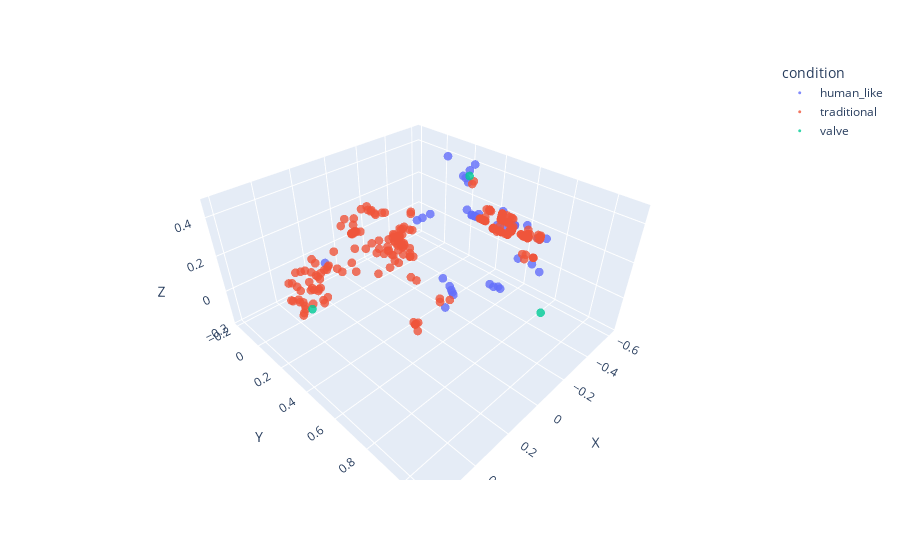

The notebook cell saved with this chart:
### Code cell
print(len(human_like_collision))
print(len(traditional_collision))
human_like_df = pd.DataFrame(human_like_collision)
human_like_df.columns=["X","Y","Z"]
human_like_df["condition"] = "human_like"
traditional_df = pd.DataFrame(traditional_collision)
traditional_df.columns=["X","Y","Z"]
traditional_df["condition"] = "traditional"
valve_df = pd.DataFrame({'X': [-0.4878,0.0344,0.5996], 'Y':[0.3056,1.0998,0.4914], 'Z':[0.4008,0.2957,0.2871]})
valve_df["condition"] = "valve"
total_df = pd.concat([human_like_df,traditional_df,valve_df],ignore_index=True)

fig = px.scatter_3d(total_df, x='X', y='Y', z='Z',
            color='condition',color_continuous_scale=px.colors.sequential.Viridis, opacity=0.8)
fig.update_traces(marker_size = 3)
fig.show()

### Figure 1 — Plotly figure (JSON) as saved in the notebook; plotly's stock layout.template omitted (floating-point values rounded to 4 significant figures; data arrays with more than 128 entries replaced by an {"elided": "..."} marker saying what was removed)
{"data": [{"hovertemplate": "condition=human_like<br>X=%{x}<br>Y=%{y}<br>Z=%{z}<extra></extra>", "legendgroup": "human_like", "marker": {"color": "#636efa", "opacity": 0.8, "size": 3, "symbol": "circle"}, "mode": "markers", "name": "human_like", "scene": "scene", "showlegend": true, "type": "scatter3d", "x": [0.05449, 0.0324, 0.1793, 0.2006, 0.2667, -0.6156, -0.1841, 0.05656, -0.539, 0.1925, -0.5434, -0.5417, -0.5131, -0.4756, -0.238, 0.03854, 0.2086, -0.3745, -0.37, -0.3531, -0.3694, -0.3525, -0.3583, -0.3415, -0.1534, -0.3763, -0.3537, -0.3452, -0.3261, -0.3252, -0.1817, -0.1737, -0.1492, -0.3754, -0.3737, -0.2032, 0.1607, 0.3878, -0.3252, -0.3252, -0.3216, -0.3252], "y": [0.8975, 0.9032, 0.7861, 0.8196, 0.8456, 0.1946, 0.2772, 0.8804, 0.2383, 0.8069, 0.218, 0.2932, 0.285, 0.1678, 0.2772, 0.9177, 0.832, 0.6792, 0.8082, 0.6343, 0.8508, 0.5986, 0.8237, 0.4217, 0.9625, 0.6065, 0.6785, 0.4922, 0.6774, 0.4859, 0.9084, 0.8447, 0.2752, 0.7432, 0.6792, 0.8971, 0.734, 0.2772, 0.481, 0.4649, 0.4677, 0.4948], "z": [0.316, 0.3072, 0.3254, 0.3254, 0.3072, 0.2857, 0.2718, 0.32, 0.3506, 0.3254, 0.3549, 0.4416, 0.4161, 0.4679, 0.2718, 0.3088, 0.3254, 0.3191, 0.3072, 0.2953, 0.3234, 0.295, 0.312, 0.3115, 0.312, 0.3609, 0.2957, 0.3138, 0.2878, 0.3072, 0.3099, 0.3109, 0.2718, 0.3436, 0.3161, 0.3254, 0.3254, 0.2855, 0.3072, 0.3072, 0.3081, 0.3072]}, {"hovertemplate": "condition=traditional<br>X=%{x}<br>Y=%{y}<br>Z=%{z}<extra></extra>", "legendgroup": "traditional", "marker": {"color": "#EF553B", "opacity": 0.8, "size": 3, "symbol": "circle"}, "mode": "markers", "name": "traditional", "scene": "scene", "showlegend": true, "type": "scatter3d", "x": {"elided": "270 float values"}, "y": {"elided": "270 float values"}, "z": {"elided": "270 float values"}}, {"hovertemplate": "condition=valve<br>X=%{x}<br>Y=%{y}<br>Z=%{z}<extra></extra>", "legendgroup": "valve", "marker": {"color": "#00cc96", "opacity": 0.8, "size": 3, "symbol": "circle"}, "mode": "markers", "name": "valve", "scene": "scene", "showlegend": true, "type": "scatter3d", "x": [-0.4878, 0.0344, 0.5996], "y": [0.3056, 1.1, 0.4914], "z": [0.4008, 0.2957, 0.2871]}], "layout": {"legend": {"title": {"text": "condition"}, "tracegroupgap": 0}, "margin": {"t": 60}, "scene": {"domain": {"x": [0, 1], "y": [0, 1]}, "xaxis": {"title": {"text": "X"}}, "yaxis": {"title": {"text": "Y"}}, "zaxis": {"title": {"text": "Z"}}}}}
